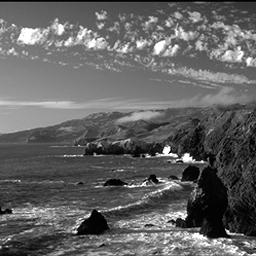
#> input picture CVcoursework/images/training/Coast/1.jpg, 256 x 256 px, found by its file name; its folder holds only this picture in this run
$ jupyter execute --allow-errors run_1.ipynb   (shell and % lines are left out)
#> lines starting #> are read from the running program, lines starting #| are printed output that depends on the picture
[cell 1]
#Load Modules
import os
import cv2
import math
import random
import numpy as np

import matplotlib.pyplot as plt
from sklearn.model_selection import train_test_split

import pandas as pd

import matplotlib.image as mpimg

from google.colab import drive
drive.mount('/content/drive')

[cell 2]
def center_crop(img, dim):
	"""Returns center cropped image
	Args:
	img: image to be center cropped
	dim: dimensions (width, height) to be cropped
	"""
	width, height = img.shape[1], img.shape[0]

	# process crop width and height for max available dimension
	crop_width = dim[0] if dim[0]<img.shape[1] else img.shape[1]
	crop_height = dim[1] if dim[1]<img.shape[0] else img.shape[0]
	mid_x, mid_y = int(width/2), int(height/2)
	cw2, ch2 = int(crop_width/2), int(crop_height/2)
	crop_img = img[mid_y-ch2:mid_y+ch2, mid_x-cw2:mid_x+cw2]
	return crop_img

[cell 3]
#Load Training Images

IMG_WIDTH=16
IMG_HEIGHT=16
img_folder=r"/content/drive/MyDrive/training"

def create_dataset(img_folder):

#> called with img_folder = '/content/drive/MyDrive/training'
    img_data_array=[]
    class_name=[]

    for dir1 in os.listdir(img_folder):
        for file in os.listdir(os.path.join(img_folder, dir1)):                               #select each image in current dir
            image_path= os.path.join(img_folder, dir1,  file)
            image= cv2.imread( image_path, 0)                                                 #read current image
#> image is the input picture: shape (256, 256); min 0, max 255, mean 98.6
            image = center_crop(image, (100,100))                                             #crop to centre
#> in center_crop, `crop_img = img[mid_y-ch2:mid_y+ch2, mid_x-cw2:mid_x+cw2]`:
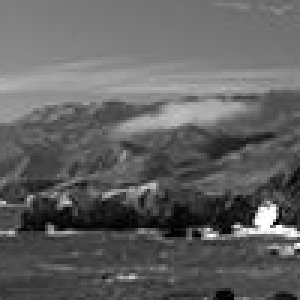
#> crop_img: shape (100, 100) (shown 3 times larger); min 0, max 255, mean 97.4
            image=cv2.resize(image, (IMG_HEIGHT, IMG_WIDTH),interpolation = cv2.INTER_AREA)   #resize image to 16x16
            image=np.array(image).flatten()                                                   #flatten into a 1d array
#> image = 256 values, max 184 at index 190, min 18 at index 185, mean 97.39
            image = (image - np.mean(image))/np.std(image)                                    #normalize to zero mean and unit variance
#> image = 256 values, max 2.55 at index 190, min -2.34 at index 185, mean 0
            img_data_array.append(image)                                                      #save current image
            class_name.append(dir1)                                                           #save current class
#> pass 2 of the loop in create_dataset, `for dir1 in os.listdir(img_folder):`:
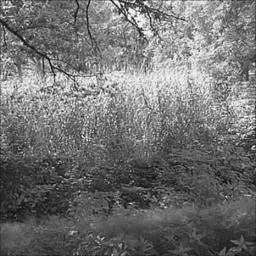
#> input picture CVcoursework/images/training/Forest/0.jpg, 256 x 256 px, found by its file name
#> in create_dataset, image is the input picture: shape (256, 256); min 1, max 255, mean 112.4
#> in center_crop (call 2), `crop_img = img[mid_y-ch2:mid_y+ch2, mid_x-cw2:mid_x+cw2]`:
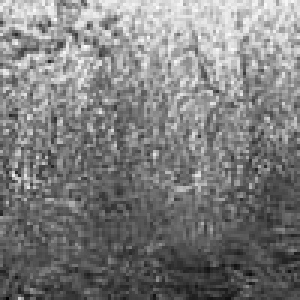
#> crop_img: shape (100, 100) (shown 3 times larger); min 3, max 251, mean 125.1
#> in create_dataset, `image=np.array(image).flatten()`: image = 256 values, max 220 at index 9, min 46 at index 250, mean 125.1
#> in create_dataset, `image = (image - np.mean(image))/np.std(image)`: image = 256 values, max 2.21 at index 9, min -1.84 at index 250, mean 0
    return img_data_array, class_name

  # extract the image array and class name
img_data, class_name =create_dataset(r'/content/drive/MyDrive/training')                      #generate dataset
#> img_data = 2 items; class_name = ['Coast', 'Forest']

[cell 4]
#convert list to numpy array
x=np.array(img_data)
#assign unique values to each class
target_dict={k: v for v, k in enumerate(np.unique(class_name))}
#> target_dict = {'Coast': 0, 'Forest': 1}
target_val=  [target_dict[class_name[i]] for i in range(len(class_name))]
#> target_val = [0, 1]

[cell 5]
#testing display image
#from skimage import io
#import numpy as np
#io.imshow(img_data[443])

[cell 6]
#testing
img_data[0]
#> Out = 256 values, max 2.55 at index 190, min -2.34 at index 185, mean 0
